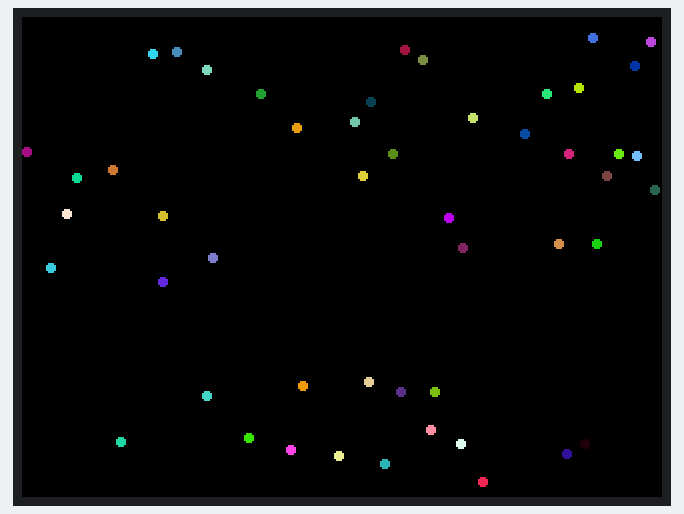
The sketch below on a simulated ESP32. Parts: 320×240 colour display. Random numbers use the default seed unless the sketch sets one.

Above: at 0.46 s.
At 4.25 s:
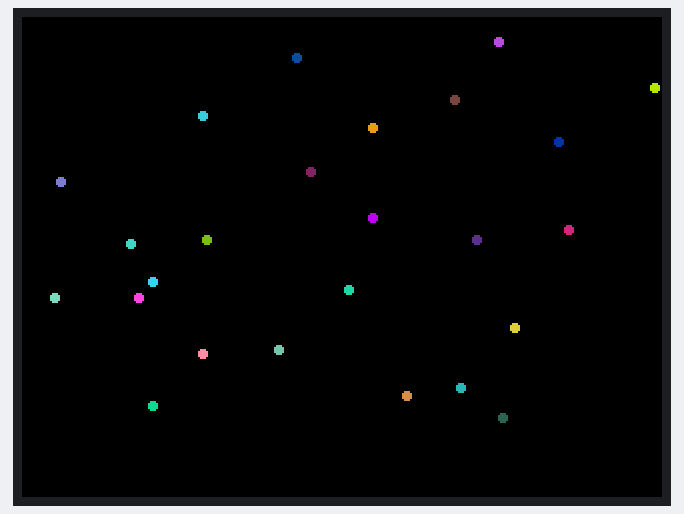
At 7.53 s:
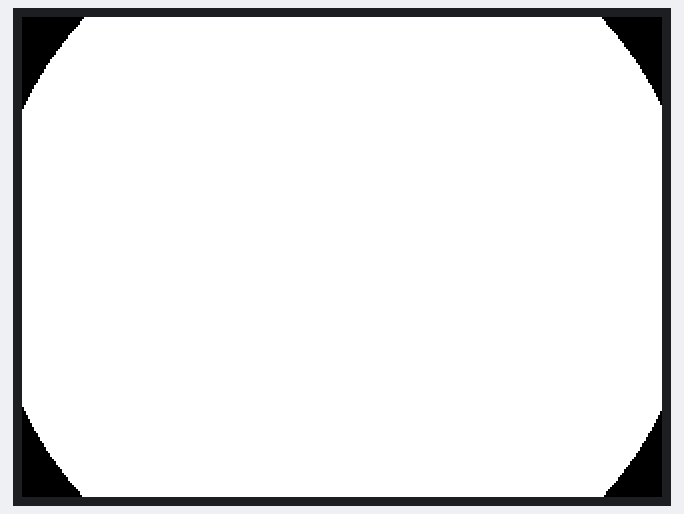
At 18.88 s:
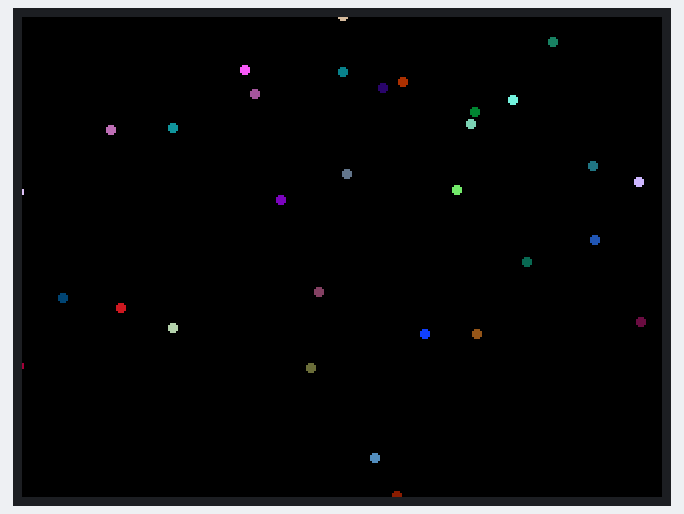
At 30.26 s:
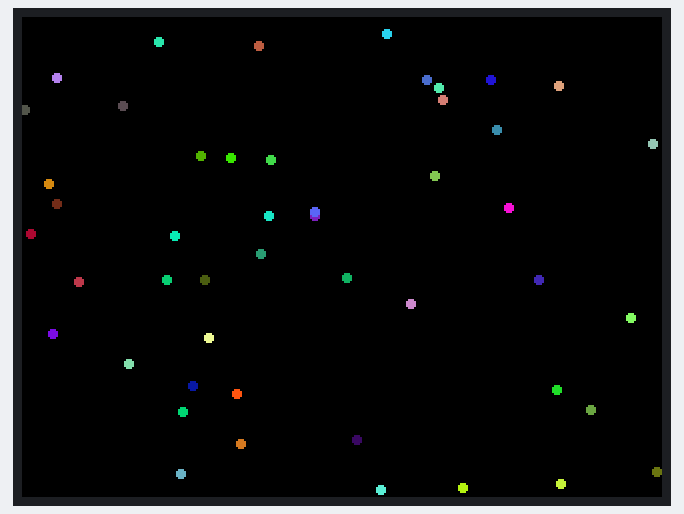
At 37.38 s:
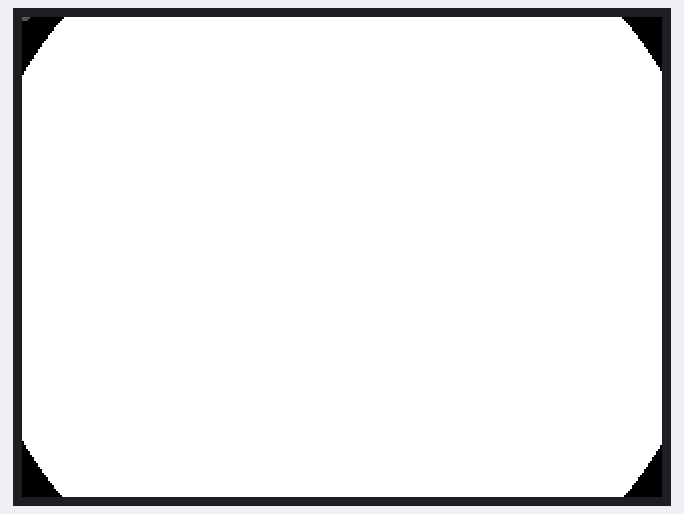

The sketch:

falling_marbles.ino
```cpp
#include <TFT_eSPI.h>
#include <SPI.h>

// display instance
TFT_eSPI tft = TFT_eSPI();

// set colors
#define BLACK TFT_BLACK
#define WHITE TFT_WHITE
#define RED TFT_RED

// fragmentation grid
struct Fragmentation {
  int16_t x;
  int16_t y;
  int16_t vx;
  int16_t vy;
  uint16_t color;
};

const int numFragments = 50;
Fragmentation fragments[numFragments];

void setup() {
  // put your setup code here, to run once:
  Serial.begin(115200);

  // display initialization
  tft.init();
  tft.setRotation(1);
  tft.fillScreen(BLACK);

  // fragment initialization
  for (int i=0; i < numFragments; i++) {
    fragments[i].x = random(tft.width());
    fragments[i].y = random(tft.height());
    fragments[i].vx = random(-3, 4);
    fragments[i].vy = random(-3, 4);
    fragments[i].color = tft.color565(random(255), random(255), random(255));
  }
}

void loop() {
  // put your main code here, to run repeatedly:
  static int stage = 0;
  static unsigned long mostRecentTransition = 0;

  switch(stage) {
    case 0:
      tft.fillScreen(BLACK);
      for (int i=0; i < numFragments; i++) {
        fragments[i].x += fragments[i].vx;
        fragments[i].y += fragments[i].vy;

        // edge bounces
        if (fragments[i].x < 0 || fragments[i].x >= tft.width()) fragments[i].vx *= 1;
        if (fragments[i].y < 0 || fragments[i].y >= tft.height()) fragments[i].vy *= 1;

        tft.fillCircle(fragments[i].x, fragments[i].y, 2, fragments[i].color);
      }

      if (millis() - mostRecentTransition > 5000) {
        stage = 1;
        mostRecentTransition = millis();
      }
      break;

    case 1:
      {
        static int radius = 0;
        tft.fillCircle(tft.width()/2, tft.height()/2, radius, WHITE);
        radius += 4;

        if (radius > tft.width() * 1.5) {
          stage = 0;
          radius = 0;
          mostRecentTransition = millis();

          for (int i = 0; i < numFragments; i++) {
            fragments[i].x = random(tft.width());
            fragments[i].y = random(tft.height());
            fragments[i].vx = random(-3, 4);
            fragments[i].vy = random(-3, 4);
            fragments[i].color = tft.color565(random(255), random(255), random(255));
          }
        }
      }
      break;
  }
  delay(20);

}
```
